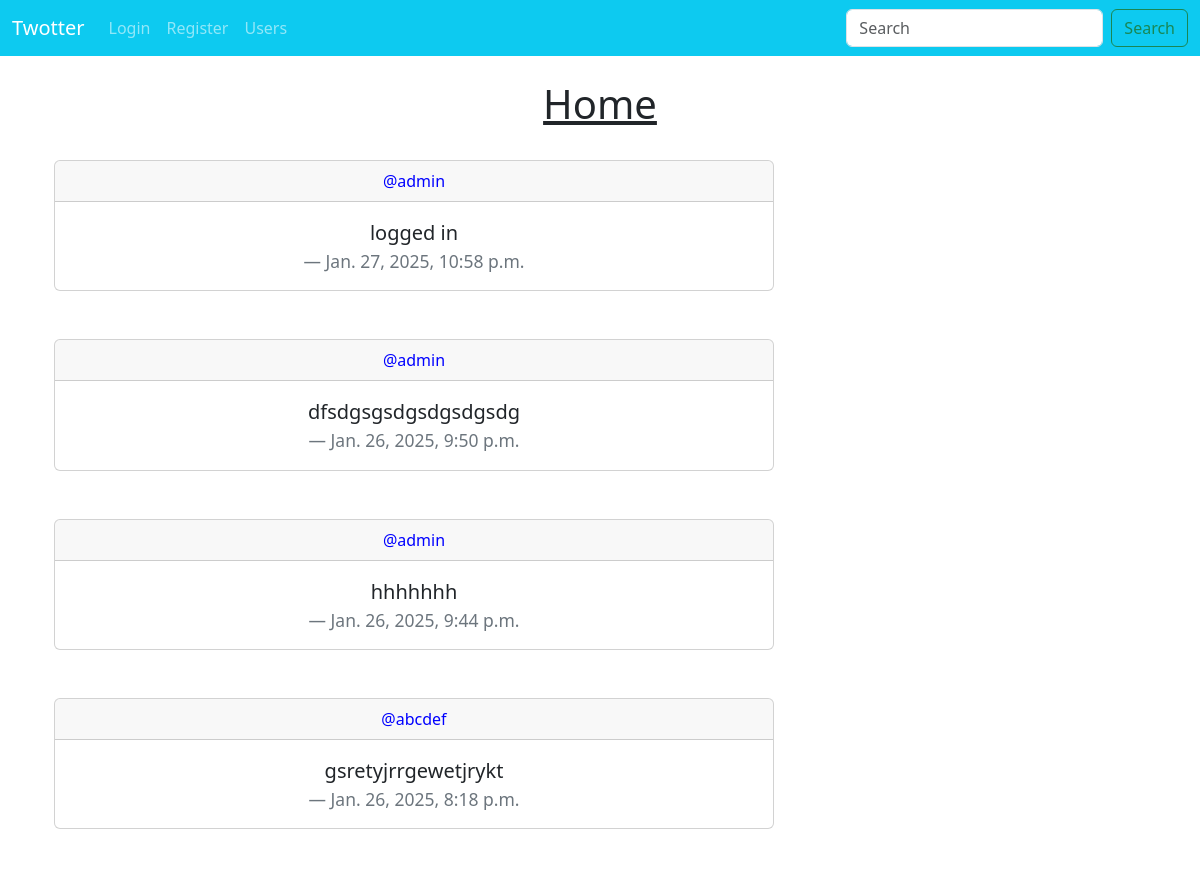
/ (upper part), run on an earlier commit of the app's database.
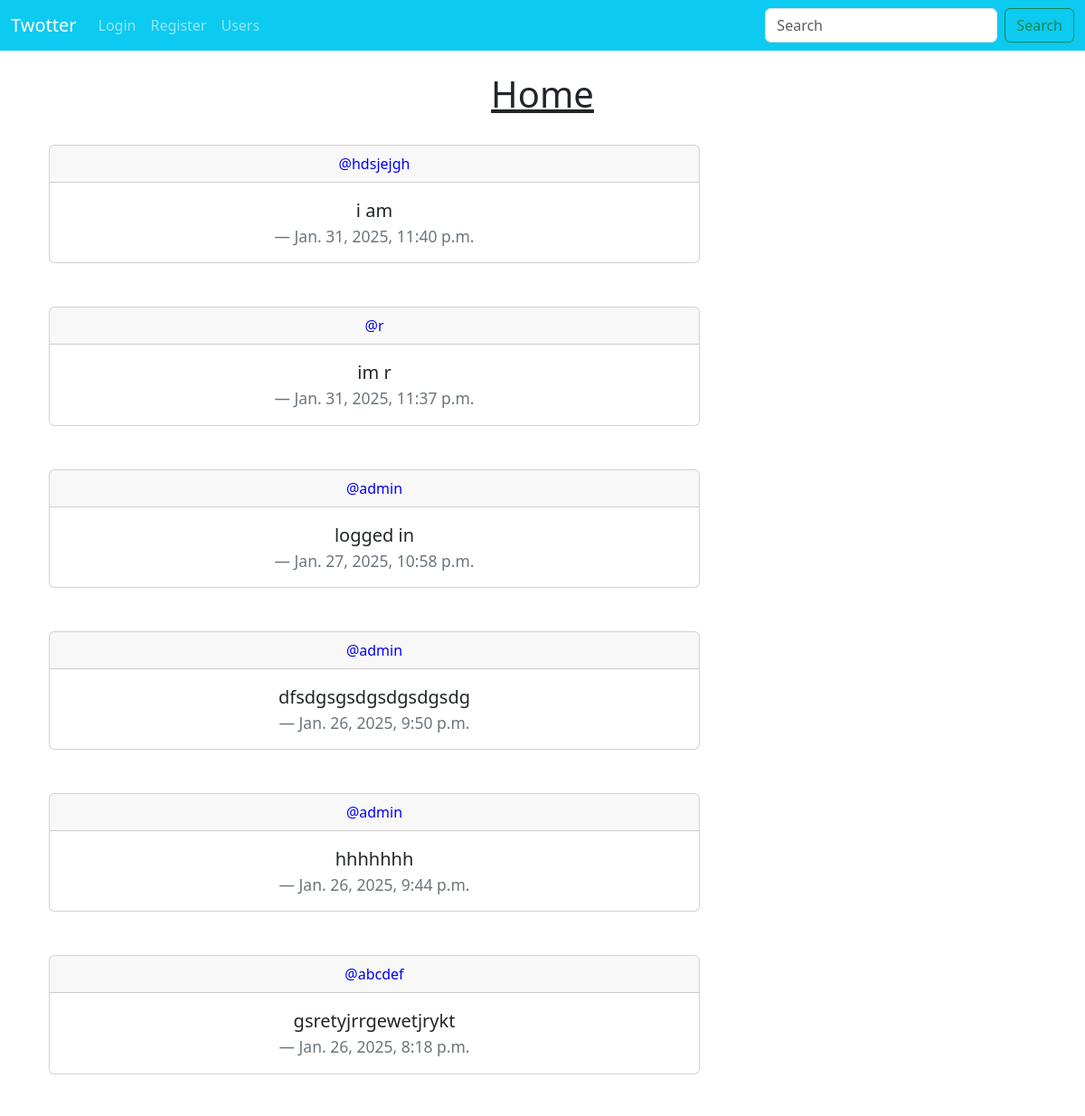
And on a later commit of the database.
### social/models.py (models this page shows, shortened)
class Twoot(models.Model): #model for a twooter (offbrand tweet)
    user = models.ForeignKey( #many to one relationship between twoot and user, since many tweets can belong to one user
        User,
        related_name="Twoots", #so you can access twoots of a user
        on_delete=models.DO_NOTHING)
    body = models.CharField(max_length=256) #max character count for twoot is 256
    created_at = models.DateTimeField(auto_now_add=True) #created at date is used for sorting

### social/views.py (the view)
# urls.py: 2. Add a URL to urlpatterns:  path('', views.home, name='home')
def home(request):
    if request.user.is_authenticated: #if user logged in
        form = TwootForm(request.POST or None) #create form
        if request.method=="POST":
            if form.is_valid(): #if valid twoot
                twoot = form.save(commit=False)
                twoot.user = request.user
                twoot.save() #add new twoot
                messages.success(request, ("Twoot Posted")) #show success message
                return redirect('home')
        twoots = Twoot.objects.all().order_by("-created_at") #gets all twoots ordered newest to oldest
        return render(request, 'home.html',{"twoots":twoots,"form":form})
    else: #only show twoots (not form) when user not logged in
        twoots = Twoot.objects.all().order_by("-created_at") #gets all twoots ordered newest to oldest
        return render(request, 'home.html', {"twoots": twoots})

### social/templates/home.html (shortened to what this page needs)
{% extends 'base.html' %}
{% block content %}
<br><h1 class="text-center"><u>Home</u></h1><br>
<div class="container text-center">
    <div class="row">
        <div class="col-8">
{% for twoot in twoots %}
<div class="card">
  <div class="card-header">
      <a href="{% url 'profile' twoot.user.profile.user_id %}" style="text-decoration:none; color:blue;" >@{{ twoot.user|lower }}</a>
  </div>
  <div class="card-body">
    <blockquote class="blockquote mb-0">
      <p>{{ twoot.body }}</p>
      <footer class="blockquote-footer">{{ twoot.created_at }}</footer>
    </blockquote>
  </div>
</div>
<br><br>
{% endfor %}
        </div>
    <div class="col-4">
    </div>
    </div></div>
{% endblock %}

What changed in the data, as far as the page shows it:
added Twoot: user "hdsjejgh", body "i am", created_at "Jan. 31, 2025, 11:40 p.m."
added Twoot: user "r", body "im r", created_at "Jan. 31, 2025, 11:37 p.m."
